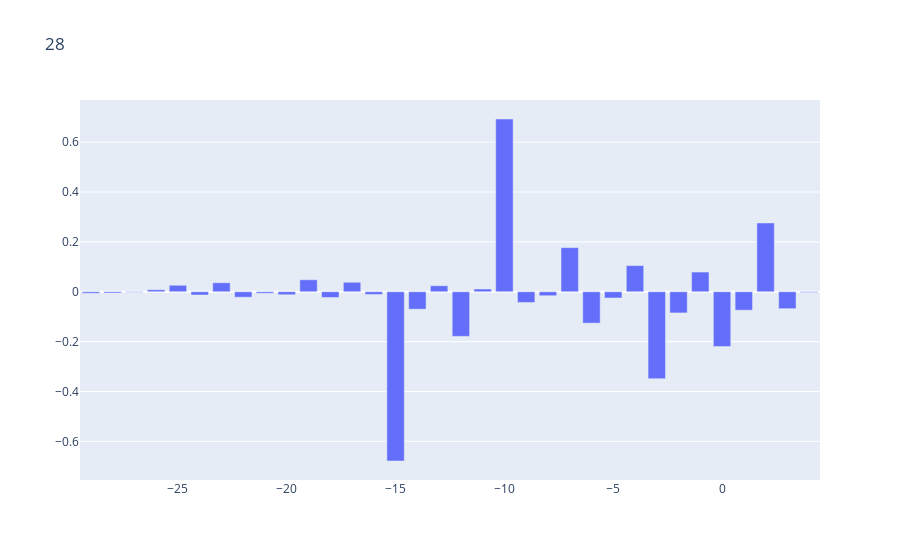

Notebook source saved alongside this figure:
### Code cell
for read_length in mean_window_list.keys():
    read_length = 28
    fig = go.Figure([go.Bar(x=list(mean_window_list[read_length].keys()), y=list(mean_window_list[read_length].values()))])
    fig.update_layout(
    title=f"{read_length}")
    fig.show()
    break

### Figure 1 — Plotly figure (JSON) as saved in the notebook; plotly's stock layout.template omitted (floating-point values rounded to 4 significant figures)
{"data": [{"type": "bar", "x": [-29, -28, -27, -26, -25, -24, -23, -22, -21, -20, -19, -18, -17, -16, -15, -14, -13, -12, -11, -10, -9, -8, -7, -6, -5, -4, -3, -2, -1, 0, 1, 2, 3, 4], "y": [-0.006, -0.005, -0.002, 0.008, 0.026, -0.013, 0.036, -0.022, -0.006, -0.012, 0.048, -0.023, 0.038, -0.011, -0.679, -0.07, 0.024, -0.179, 0.011, 0.693, -0.043, -0.016, 0.177, -0.126, -0.025, 0.105, -0.349, -0.085, 0.079, -0.22, -0.074, 0.276, -0.068, -0.003]}], "layout": {"title": {"text": "28"}}}
